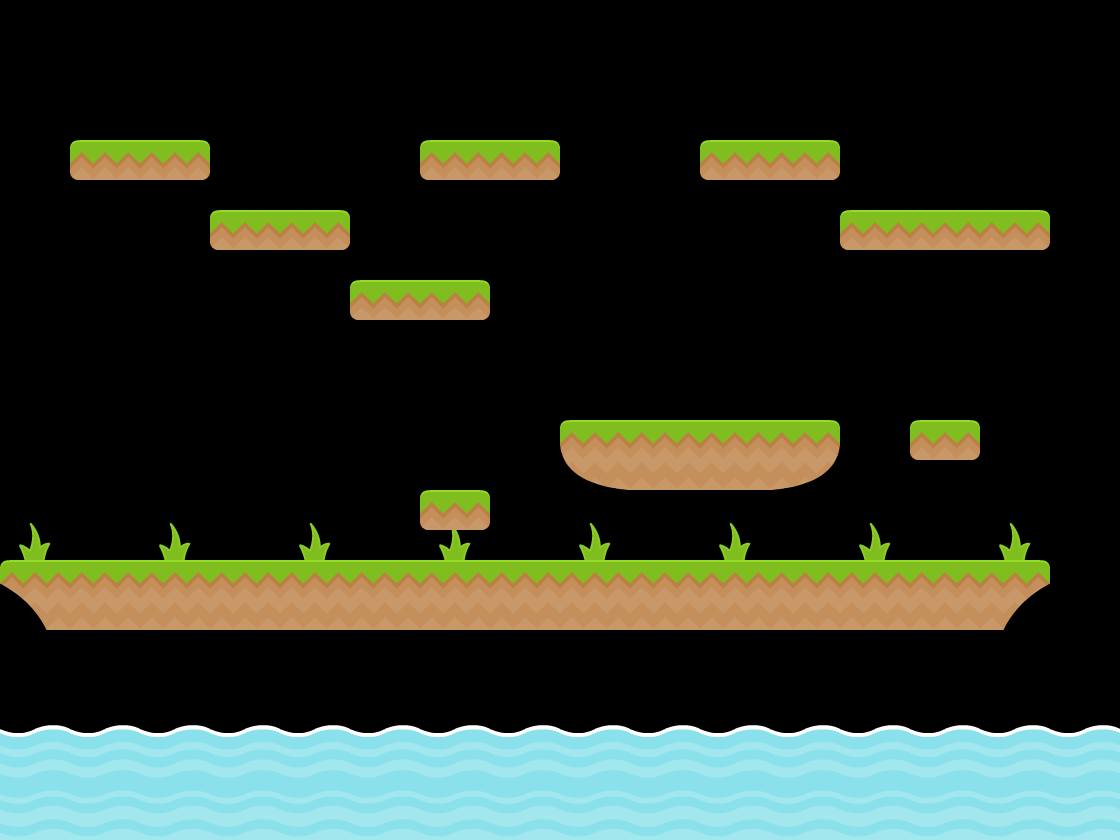

Below is a game level as drawn by its tile map, then a one-line description and the .tmx that defines it (tile-layer data replaced by summaries):
An orthogonal 16x12 tile map with 70x70 px tiles, 2 tile layers (Background, Front), 2 tilesets and 9 objects.

<map version="1.0" orientation="orthogonal" renderorder="right-down" width="16" height="12" tilewidth="70" tileheight="70" nextobjectid="40">
 <tileset firstgid="1" name="tileset" tilewidth="70" tileheight="70" spacing="1">
  <image source="images/tiles_spritesheet.png" width="852" height="856" />
 </tileset>
 <tileset firstgid="145" name="hud_spritesheet" tilewidth="70" tileheight="70">
  <image source="images/hud_spritesheet.png" width="269" height="269" />
 </tileset>
 <layer name="Background" width="16" height="12">
  <data>[192 cells, 8 non-empty, 1 distinct tile ids]</data>
 </layer>
 <objectgroup name="objects">
  <object id="6" gid="39" x="350" y="560" />
  <object id="7" gid="39" x="70" y="560" />
  <object id="14" gid="39" x="490" y="560" />
  <object id="17" gid="5" x="910" y="420" />
  <object id="25" gid="5" x="70" y="140" />
  <object id="26" gid="5" x="591" y="149" />
  <object id="30" gid="5" x="700" y="350" />
  <object id="31" gid="5" x="630" y="350" />
  <object id="39" gid="19" x="980" y="210" />
 </objectgroup>
 <layer name="Front" width="16" height="12">
  <data>[192 cells, 66 non-empty, 11 distinct tile ids]</data>
 </layer>
</map>
